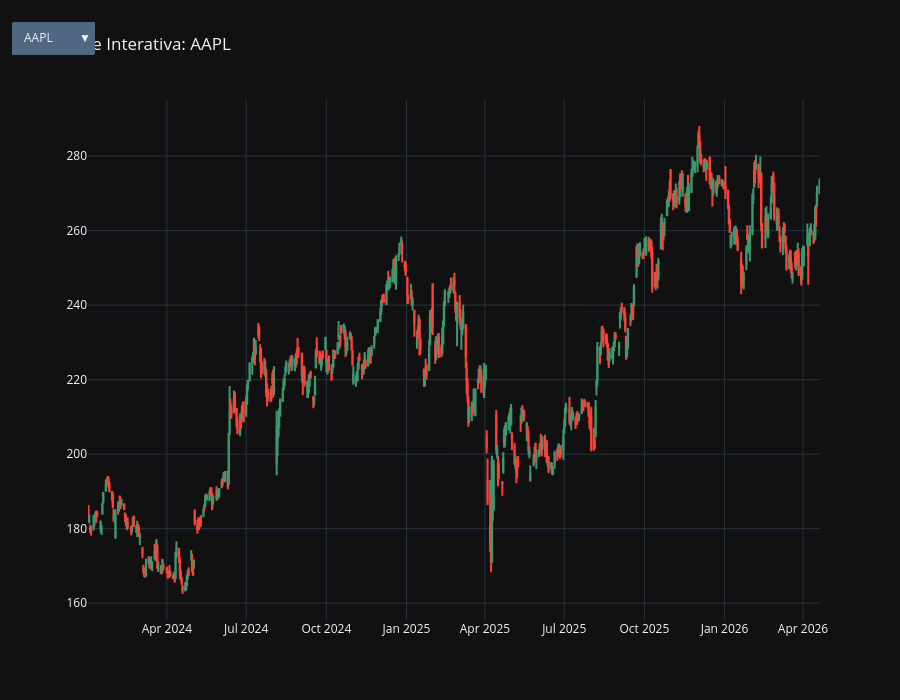

Here is the notebook cell this chart was saved with:
### Markdown cell above
## 2. Coleta de dados e visualização interativa

Download dos preços OHLC via `yfinance` para os 7 ativos entre 01/01/2024 e 21/04/2026. Em seguida, é construído um gráfico de candlestick interativo com `plotly`, onde um menu dropdown permite alternar entre os ativos do portfólio.

### Code cell
import yfinance as yf
import datetime as dt
import pandas as pd
import matplotlib.pyplot as plt
import plotly.graph_objects as go
from plotly.subplots import make_subplots

start_date = dt.datetime(2024, 1, 1)
end_date = dt.datetime(2026, 4, 21)
tickers = ["AAPL", "MSFT", "GOOGL", "AMZN", "META", "NVDA", "TSLA"]

data = yf.download(tickers, start=start_date, end=end_date, group_by='ticker')

fig = go.Figure()

for i, ticker in enumerate(tickers):
    df_plot = data[ticker].fillna(0)

    fig.add_trace(go.Candlestick(
        x=df_plot.index,
        open=df_plot['Open'],
        high=df_plot['High'],
        low=df_plot['Low'],
        close=df_plot['Close'],
        name=ticker,
        visible=(i == 0)
    ))

botoes = []
for i, ticker in enumerate(tickers):
    visibilidade = [False] * len(tickers)
    visibilidade[i] = True

    botao = dict(
        label=ticker,
        method="update",
        args=[{"visible": visibilidade},
              {"title": f"Análise Interativa: {ticker}"}]
    )
    botoes.append(botao)

fig.update_layout(
    updatemenus=[dict(
        active=0,
        buttons=botoes,
        x=0.01,
        y=1.15
    )],
    title=f"Análise Interativa: {tickers[0]}",
    xaxis_rangeslider_visible=False,
    template="plotly_dark",
    height=700
)

fig.show()

### Figure 1 — Plotly figure (JSON) as saved in the notebook; plotly's stock layout.template omitted (floating-point values rounded to 4 significant figures; data arrays with more than 128 entries replaced by an {"elided": "..."} marker saying what was removed)
{"data": [{"close": {"elided": "576 float values"}, "high": {"elided": "576 float values"}, "low": {"elided": "576 float values"}, "name": "AAPL", "open": {"elided": "576 float values"}, "type": "candlestick", "visible": true, "x": {"elided": "576 str values"}}, {"close": {"elided": "576 float values"}, "high": {"elided": "576 float values"}, "low": {"elided": "576 float values"}, "name": "MSFT", "open": {"elided": "576 float values"}, "type": "candlestick", "visible": false, "x": {"elided": "576 str values"}}, {"close": {"elided": "576 float values"}, "high": {"elided": "576 float values"}, "low": {"elided": "576 float values"}, "name": "GOOGL", "open": {"elided": "576 float values"}, "type": "candlestick", "visible": false, "x": {"elided": "576 str values"}}, {"close": {"elided": "576 float values"}, "high": {"elided": "576 float values"}, "low": {"elided": "576 float values"}, "name": "AMZN", "open": {"elided": "576 float values"}, "type": "candlestick", "visible": false, "x": {"elided": "576 str values"}}, {"close": {"elided": "576 float values"}, "high": {"elided": "576 float values"}, "low": {"elided": "576 float values"}, "name": "META", "open": {"elided": "576 float values"}, "type": "candlestick", "visible": false, "x": {"elided": "576 str values"}}, {"close": {"elided": "576 float values"}, "high": {"elided": "576 float values"}, "low": {"elided": "576 float values"}, "name": "NVDA", "open": {"elided": "576 float values"}, "type": "candlestick", "visible": false, "x": {"elided": "576 str values"}}, {"close": {"elided": "576 float values"}, "high": {"elided": "576 float values"}, "low": {"elided": "576 float values"}, "name": "TSLA", "open": {"elided": "576 float values"}, "type": "candlestick", "visible": false, "x": {"elided": "576 str values"}}], "layout": {"height": 700, "title": {"text": "Análise Interativa: AAPL"}, "updatemenus": [{"active": 0, "buttons": [{"args": [{"visible": [true, false, false, false, false, false, false]}, {"title": "Análise Interativa: AAPL"}], "label": "AAPL", "method": "update"}, {"args": [{"visible": [false, true, false, false, false, false, false]}, {"title": "Análise Interativa: MSFT"}], "label": "MSFT", "method": "update"}, {"args": [{"visible": [false, false, true, false, false, false, false]}, {"title": "Análise Interativa: GOOGL"}], "label": "GOOGL", "method": "update"}, {"args": [{"visible": [false, false, false, true, false, false, false]}, {"title": "Análise Interativa: AMZN"}], "label": "AMZN", "method": "update"}, {"args": [{"visible": [false, false, false, false, true, false, false]}, {"title": "Análise Interativa: META"}], "label": "META", "method": "update"}, {"args": [{"visible": [false, false, false, false, false, true, false]}, {"title": "Análise Interativa: NVDA"}], "label": "NVDA", "method": "update"}, {"args": [{"visible": [false, false, false, false, false, false, true]}, {"title": "Análise Interativa: TSLA"}], "label": "TSLA", "method": "update"}], "x": 0.01, "y": 1.15}], "xaxis": {"rangeslider": {"visible": false}}}}
